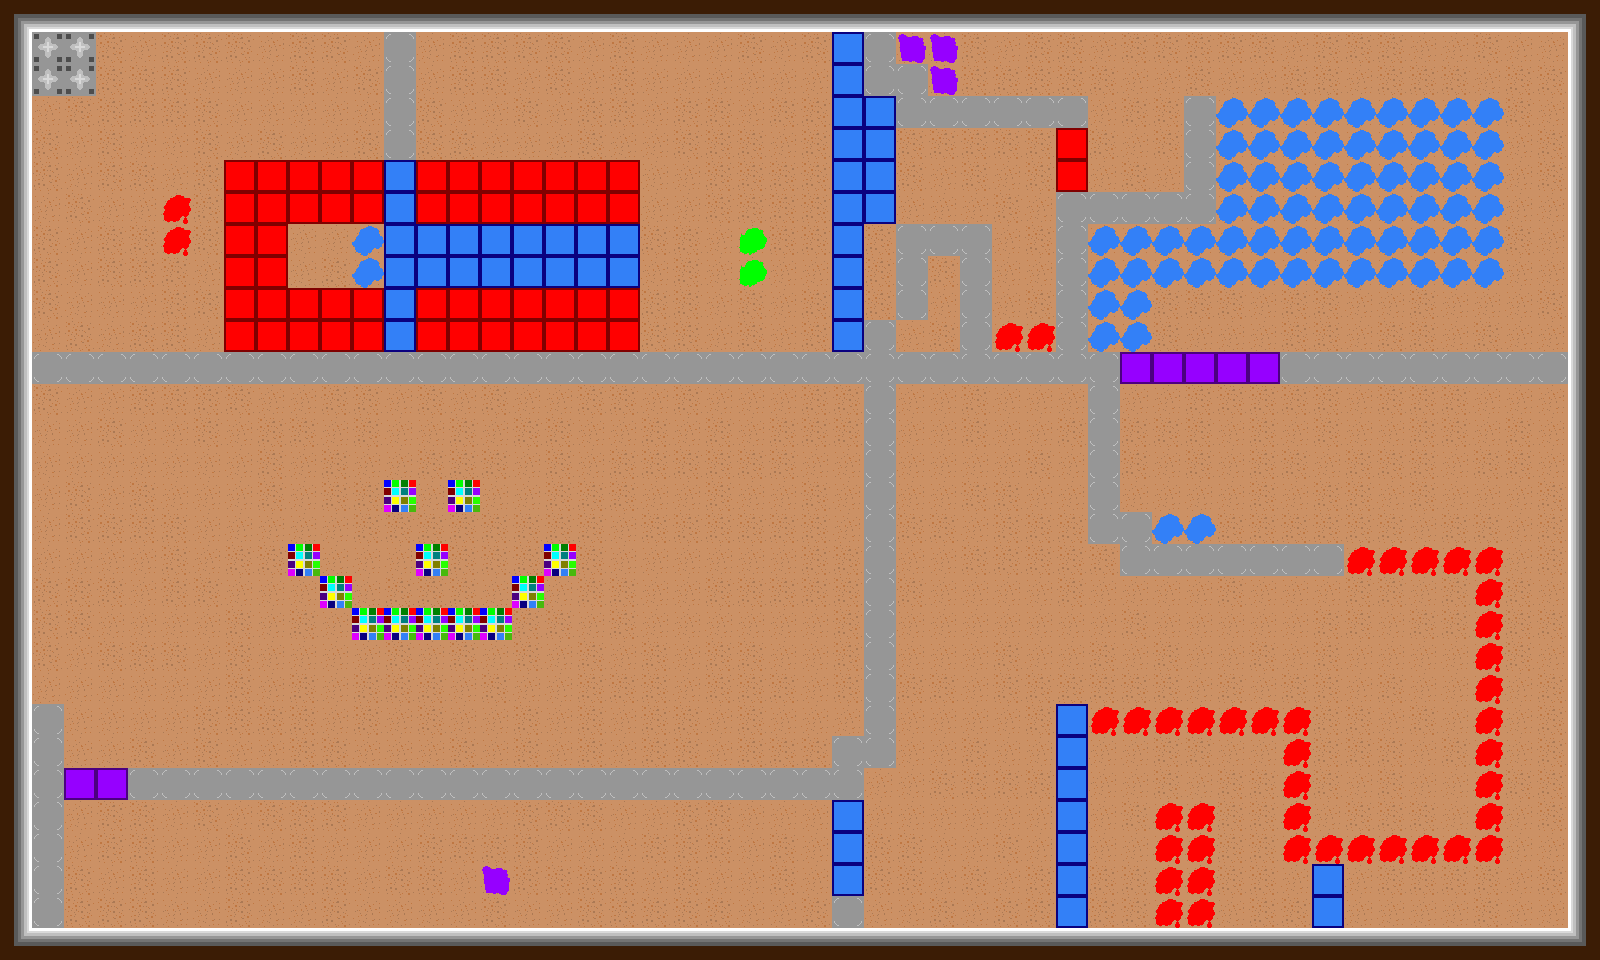

This game map was drawn from its Tiled (.tmx) file and the tilesets committed beside it. A one-line description and the trimmed map source follow:
An orthogonal 50x30 tile map with 32x32 px tiles, 11 tile layers (Floor, Collisions, RedTiles, RedPuddle, ...), 9 tilesets.

<map version="1.5" tiledversion="1.7.2" orientation="orthogonal" renderorder="right-down" width="50" height="30" tilewidth="32" tileheight="32" infinite="0" nextlayerid="16" nextobjectid="33">
 <tileset firstgid="1" name="Tiles" tilewidth="64" tileheight="64" tilecount="1196" columns="46">
  <image source="../tiles.png" width="2944" height="1664" />
 </tileset>
 <tileset firstgid="1197" name="TilesTryTwo" tilewidth="128" tileheight="128" tilecount="299" columns="23">
  <image source="../tiles.png" width="2944" height="1664" />
  <tile id="135" probability="0.25" />
  <tile id="136" probability="0.25" />
  <tile id="137" probability="0.25" />
  <wangsets>
   <wangset name="d" type="corner" tile="-1">
    <wangcolor name="dirt" color="#ff0000" tile="-1" probability="1" />
    <wangcolor name="grass" color="#00ff00" tile="-1" probability="1" />
    <wangcolor name="sand" color="#0000ff" tile="-1" probability="1" />
    <wangcolor name="rock" color="#ff7700" tile="-1" probability="1" />
    <wangtile tileid="0" wangid="0,1,0,2,0,1,0,1" />
    <wangtile tileid="1" wangid="0,1,0,2,0,2,0,1" />
    <wangtile tileid="2" wangid="0,1,0,1,0,2,0,1" />
    <wangtile tileid="3" wangid="0,2,0,1,0,2,0,2" />
    <wangtile tileid="4" wangid="0,2,0,2,0,1,0,2" />
    <wangtile tileid="5" wangid="0,1,0,3,0,1,0,1" />
    <wangtile tileid="6" wangid="0,1,0,3,0,3,0,1" />
    <wangtile tileid="7" wangid="0,1,0,1,0,3,0,1" />
    <wangtile tileid="8" wangid="0,3,0,1,0,3,0,3" />
    <wangtile tileid="9" wangid="0,3,0,3,0,1,0,3" />
    <wangtile tileid="10" wangid="0,1,0,4,0,1,0,1" />
    <wangtile tileid="11" wangid="0,1,0,4,0,4,0,1" />
    <wangtile tileid="12" wangid="0,1,0,1,0,4,0,1" />
    <wangtile tileid="13" wangid="0,4,0,1,0,4,0,4" />
    <wangtile tileid="14" wangid="0,4,0,4,0,1,0,4" />
    <wangtile tileid="23" wangid="0,2,0,2,0,1,0,1" />
    <wangtile tileid="24" wangid="0,2,0,2,0,2,0,2" />
    <wangtile tileid="25" wangid="0,1,0,1,0,2,0,2" />
    <wangtile tileid="26" wangid="0,1,0,2,0,2,0,2" />
    <wangtile tileid="27" wangid="0,2,0,2,0,2,0,1" />
    <wangtile tileid="28" wangid="0,3,0,3,0,1,0,1" />
    <wangtile tileid="29" wangid="0,3,0,3,0,3,0,3" />
    <wangtile tileid="30" wangid="0,1,0,1,0,3,0,3" />
    <wangtile tileid="31" wangid="0,1,0,3,0,3,0,3" />
    <wangtile tileid="32" wangid="0,3,0,3,0,3,0,1" />
    <wangtile tileid="33" wangid="0,4,0,4,0,1,0,1" />
    <wangtile tileid="34" wangid="0,4,0,4,0,4,0,4" />
    <wangtile tileid="35" wangid="0,1,0,1,0,4,0,4" />
    <wangtile tileid="36" wangid="0,1,0,4,0,4,0,4" />
    <wangtile tileid="37" wangid="0,4,0,4,0,4,0,1" />
    <wangtile tileid="46" wangid="0,2,0,1,0,1,0,1" />
    <wangtile tileid="47" wangid="0,2,0,1,0,1,0,2" />
    <wangtile tileid="48" wangid="0,1,0,1,0,1,0,2" />
    <wangtile tileid="51" wangid="0,3,0,1,0,1,0,1" />
    <wangtile tileid="52" wangid="0,3,0,1,0,1,0,3" />
    <wangtile tileid="53" wangid="0,1,0,1,0,1,0,3" />
    <wangtile tileid="56" wangid="0,4,0,1,0,1,0,1" />
    <wangtile tileid="57" wangid="0,4,0,1,0,1,0,4" />
    <wangtile tileid="58" wangid="0,1,0,1,0,1,0,4" />
    <wangtile tileid="60" wangid="0,1,0,1,0,1,0,1" />
    <wangtile tileid="69" wangid="0,2,0,1,0,2,0,2" />
    <wangtile tileid="70" wangid="0,2,0,1,0,1,0,2" />
    <wangtile tileid="71" wangid="0,2,0,2,0,1,0,2" />
    <wangtile tileid="72" wangid="0,1,0,2,0,1,0,1" />
    <wangtile tileid="73" wangid="0,1,0,1,0,2,0,1" />
    <wangtile tileid="74" wangid="0,2,0,0,0,2,0,2" />
    <wangtile tileid="75" wangid="0,2,0,0,0,0,0,2" />
    <wangtile tileid="76" wangid="0,2,0,2,0,0,0,2" />
    <wangtile tileid="77" wangid="0,3,0,2,0,3,0,3" />
    <wangtile tileid="78" wangid="0,3,0,3,0,2,0,3" />
    <wangtile tileid="79" wangid="0,2,0,0,0,2,0,2" />
    <wangtile tileid="80" wangid="0,2,0,0,0,0,0,2" />
    <wangtile tileid="81" wangid="0,2,0,2,0,0,0,2" />
    <wangtile tileid="82" wangid="0,4,0,2,0,4,0,4" />
    <wangtile tileid="83" wangid="0,4,0,4,0,2,0,4" />
    <wangtile tileid="92" wangid="0,1,0,1,0,2,0,2" />
    <wangtile tileid="93" wangid="0,1,0,1,0,1,0,1" />
    <wangtile tileid="94" wangid="0,2,0,2,0,1,0,1" />
    <wangtile tileid="95" wangid="0,2,0,1,0,1,0,1" />
    <wangtile tileid="96" wangid="0,1,0,1,0,1,0,2" />
    <wangtile tileid="97" wangid="0,0,0,0,0,2,0,2" />
    <wangtile tileid="99" wangid="0,2,0,2,0,0,0,0" />
    <wangtile tileid="100" wangid="0,2,0,3,0,3,0,3" />
    <wangtile tileid="101" wangid="0,3,0,3,0,3,0,2" />
    <wangtile tileid="102" wangid="0,0,0,0,0,2,0,2" />
    <wangtile tileid="104" wangid="0,2,0,2,0,0,0,0" />
    <wangtile tileid="105" wangid="0,2,0,4,0,4,0,4" />
    <wangtile tileid="106" wangid="0,4,0,4,0,4,0,2" />
    <wangtile tileid="115" wangid="0,1,0,2,0,2,0,2" />
    <wangtile tileid="116" wangid="0,1,0,2,0,2,0,1" />
    <wangtile tileid="117" wangid="0,2,0,2,0,2,0,1" />
    <wangtile tileid="119" wangid="0,2,0,2,0,2,0,2" />
    <wangtile tileid="120" wangid="0,0,0,2,0,2,0,2" />
    <wangtile tileid="121" wangid="0,0,0,2,0,2,0,0" />
    <wangtile tileid="122" wangid="0,2,0,2,0,2,0,0" />
    <wangtile tileid="124" wangid="0,2,0,2,0,2,0,2" />
    <wangtile tileid="125" wangid="0,0,0,2,0,2,0,2" />
    <wangtile tileid="126" wangid="0,0,0,2,0,2,0,0" />
    <wangtile tileid="127" wangid="0,2,0,2,0,2,0,0" />
    <wangtile tileid="129" wangid="0,2,0,2,0,2,0,2" />
    <wangtile tileid="138" wangid="0,3,0,2,0,3,0,3" />
    <wangtile tileid="139" wangid="0,3,0,2,0,2,0,3" />
    <wangtile tileid="140" wangid="0,3,0,3,0,2,0,3" />
    <wangtile tileid="141" wangid="0,2,0,3,0,2,0,2" />
    <wangtile tileid="142" wangid="0,2,0,2,0,3,0,2" />
    <wangtile tileid="143" wangid="0,3,0,1,0,3,0,3" />
    <wangtile tileid="144" wangid="0,3,0,1,0,1,0,3" />
    <wangtile tileid="145" wangid="0,3,0,3,0,1,0,3" />
    <wangtile tileid="146" wangid="0,1,0,0,0,1,0,1" />
    <wangtile tileid="147" wangid="0,1,0,1,0,0,0,1" />
    <wangtile tileid="148" wangid="0,3,0,4,0,3,0,3" />
    <wangtile tileid="149" wangid="0,3,0,4,0,4,0,3" />
    <wangtile tileid="150" wangid="0,3,0,3,0,4,0,3" />
    <wangtile tileid="151" wangid="0,4,0,3,0,4,0,4" />
    <wangtile tileid="152" wangid="0,4,0,4,0,3,0,4" />
    <wangtile tileid="161" wangid="0,2,0,2,0,3,0,3" />
    <wangtile tileid="162" wangid="0,2,0,2,0,2,0,2" />
    <wangtile tileid="163" wangid="0,3,0,3,0,2,0,2" />
    <wangtile tileid="164" wangid="0,3,0,2,0,2,0,2" />
    <wangtile tileid="165" wangid="0,2,0,2,0,2,0,3" />
    <wangtile tileid="166" wangid="0,1,0,1,0,3,0,3" />
    <wangtile tileid="167" wangid="0,1,0,1,0,1,0,1" />
    <wangtile tileid="168" wangid="0,3,0,3,0,1,0,1" />
    <wangtile tileid="169" wangid="0,0,0,1,0,1,0,1" />
    <wangtile tileid="170" wangid="0,1,0,1,0,1,0,0" />
    <wangtile tileid="171" wangid="0,4,0,4,0,3,0,3" />
    <wangtile tileid="172" wangid="0,4,0,4,0,4,0,4" />
    <wangtile tileid="173" wangid="0,3,0,3,0,4,0,4" />
    <wangtile tileid="174" wangid="0,3,0,4,0,4,0,4" />
    <wangtile tileid="175" wangid="0,4,0,4,0,4,0,3" />
    <wangtile tileid="184" wangid="0,2,0,3,0,3,0,3" />
    <wangtile tileid="185" wangid="0,2,0,3,0,3,0,2" />
    <wangtile tileid="186" wangid="0,3,0,3,0,3,0,2" />
    <wangtile tileid="188" wangid="0,3,0,3,0,3,0,3" />
    <wangtile tileid="189" wangid="0,1,0,3,0,3,0,3" />
    <wangtile tileid="190" wangid="0,1,0,3,0,3,0,1" />
    <wangtile tileid="191" wangid="0,3,0,3,0,3,0,1" />
    <wangtile tileid="193" wangid="0,3,0,3,0,3,0,3" />
    <wangtile tileid="194" wangid="0,4,0,3,0,3,0,3" />
    <wangtile tileid="195" wangid="0,4,0,3,0,3,0,4" />
    <wangtile tileid="196" wangid="0,3,0,3,0,3,0,4" />
    <wangtile tileid="198" wangid="0,3,0,3,0,3,0,3" />
    <wangtile tileid="207" wangid="0,4,0,2,0,4,0,4" />
    <wangtile tileid="208" wangid="0,4,0,2,0,2,0,4" />
    <wangtile tileid="209" wangid="0,4,0,4,0,2,0,4" />
    <wangtile tileid="210" wangid="0,2,0,4,0,2,0,2" />
    <wangtile tileid="211" wangid="0,2,0,2,0,4,0,2" />
    <wangtile tileid="212" wangid="0,4,0,1,0,4,0,4" />
    <wangtile tileid="213" wangid="0,4,0,1,0,1,0,4" />
    <wangtile tileid="214" wangid="0,4,0,4,0,1,0,4" />
    <wangtile tileid="215" wangid="0,1,0,4,0,1,0,1" />
    <wangtile tileid="216" wangid="0,1,0,1,0,4,0,1" />
    <wangtile tileid="217" wangid="0,4,0,3,0,4,0,4" />
    <wangtile tileid="218" wangid="0,4,0,3,0,3,0,4" />
    <wangtile tileid="219" wangid="0,4,0,4,0,3,0,4" />
    <wangtile tileid="220" wangid="0,3,0,4,0,3,0,3" />
    <wangtile tileid="221" wangid="0,3,0,3,0,4,0,3" />
    <wangtile tileid="230" wangid="0,2,0,2,0,4,0,4" />
    <wangtile tileid="231" wangid="0,2,0,2,0,2,0,2" />
    <wangtile tileid="232" wangid="0,4,0,4,0,2,0,2" />
    <wangtile tileid="233" wangid="0,4,0,2,0,2,0,2" />
    <wangtile tileid="234" wangid="0,2,0,2,0,2,0,4" />
    <wangtile tileid="235" wangid="0,1,0,1,0,4,0,4" />
    <wangtile tileid="236" wangid="0,1,0,1,0,1,0,1" />
    <wangtile tileid="237" wangid="0,4,0,4,0,1,0,1" />
    <wangtile tileid="238" wangid="0,4,0,1,0,1,0,1" />
    <wangtile tileid="239" wangid="0,1,0,1,0,1,0,4" />
    <wangtile tileid="240" wangid="0,3,0,3,0,4,0,4" />
    <wangtile tileid="241" wangid="0,3,0,3,0,3,0,3" />
    <wangtile tileid="242" wangid="0,4,0,4,0,3,0,3" />
    <wangtile tileid="243" wangid="0,4,0,3,0,3,0,3" />
    <wangtile tileid="244" wangid="0,3,0,3,0,3,0,4" />
    <wangtile tileid="253" wangid="0,2,0,4,0,4,0,4" />
    <wangtile tileid="254" wangid="0,2,0,4,0,4,0,2" />
    <wangtile tileid="255" wangid="0,4,0,4,0,4,0,2" />
    <wangtile tileid="257" wangid="0,4,0,4,0,4,0,4" />
    <wangtile tileid="258" wangid="0,1,0,4,0,4,0,4" />
    <wangtile tileid="259" wangid="0,1,0,4,0,4,0,1" />
    <wangtile tileid="260" wangid="0,4,0,4,0,4,0,1" />
    <wangtile tileid="262" wangid="0,4,0,4,0,4,0,4" />
    <wangtile tileid="263" wangid="0,3,0,4,0,4,0,4" />
    <wangtile tileid="264" wangid="0,3,0,4,0,4,0,3" />
    <wangtile tileid="265" wangid="0,4,0,4,0,4,0,3" />
    <wangtile tileid="267" wangid="0,4,0,4,0,4,0,4" />
   </wangset>
   <wangset name="test" type="mixed" tile="-1">
    <wangcolor name="" color="#ff0000" tile="-1" probability="1" />
    <wangcolor name="" color="#00ff00" tile="-1" probability="1" />
   </wangset>
  </wangsets>
 </tileset>
 <tileset firstgid="1496" source="Objects.tsx" />
 <tileset firstgid="1504" source="terrain_edges.tsx" />
 <tileset firstgid="1524" source="Tile_corner.tsx" />
 <tileset firstgid="1588" source="TinyTiles.tsx" />
 <tileset firstgid="2612" source="../Tilesets/collor changers (1).tsx" />
 <tileset firstgid="2624" source="Tileset1.0.tsx" />
 <tileset firstgid="2660" source="collor changers (2).tsx" />
 <layer id="5" name="Floor" width="50" height="30">
  <data>[1500 cells, 1500 non-empty, 5 distinct tile ids]</data>
 </layer>
 <layer id="6" name="Collisions" width="50" height="30">
  <data>[1500 cells, 290 non-empty, 9 distinct tile ids]</data>
 </layer>
 <layer id="11" name="RedTiles" width="50" height="30">
  <data>[1500 cells, 54 non-empty, 1 distinct tile ids]</data>
 </layer>
 <layer id="13" name="RedPuddle" width="50" height="30">
  <data>[1500 cells, 42 non-empty, 1 distinct tile ids]</data>
 </layer>
 <layer id="12" name="PurpleTiles" width="50" height="30">
  <data>[1500 cells, 7 non-empty, 1 distinct tile ids]</data>
 </layer>
 <layer id="14" name="PurplePuddle" width="50" height="30">
  <data>[1500 cells, 4 non-empty, 1 distinct tile ids]</data>
 </layer>
 <layer id="9" name="GreenTiles" width="50" height="30">
  <data>[1500 cells, 0 non-empty, 0 distinct tile ids]</data>
 </layer>
 <layer id="10" name="GreenPuddle" width="50" height="30">
  <data>[1500 cells, 2 non-empty, 1 distinct tile ids]</data>
 </layer>
 <layer id="7" name="BlueTiles" width="50" height="30">
  <data>[1500 cells, 46 non-empty, 1 distinct tile ids]</data>
 </layer>
 <layer id="8" name="BluePuddle" width="50" height="30">
  <data>[1500 cells, 70 non-empty, 1 distinct tile ids]</data>
 </layer>
 <layer id="15" name="WinTiles" width="50" height="30">
  <data>[1500 cells, 19 non-empty, 2 distinct tile ids]</data>
 </layer>
 <objectgroup id="3" name="Object Layer 1" />
</map>
